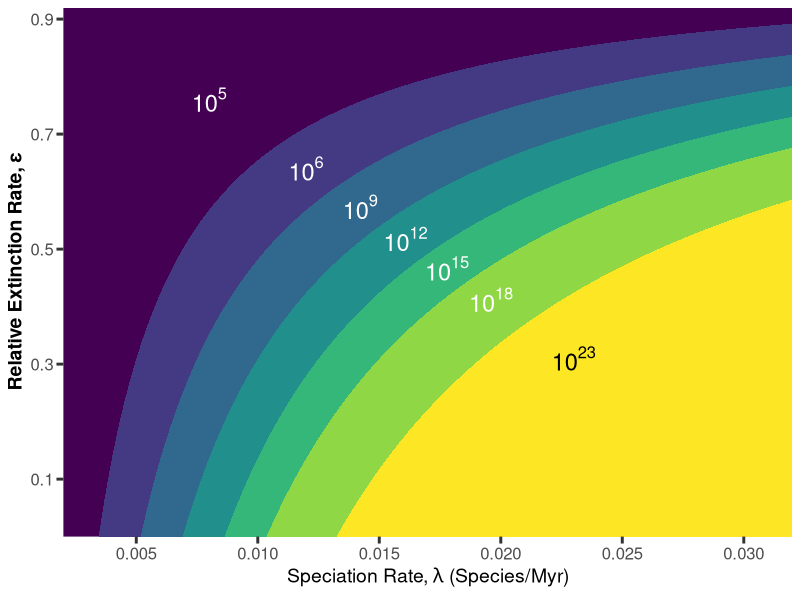
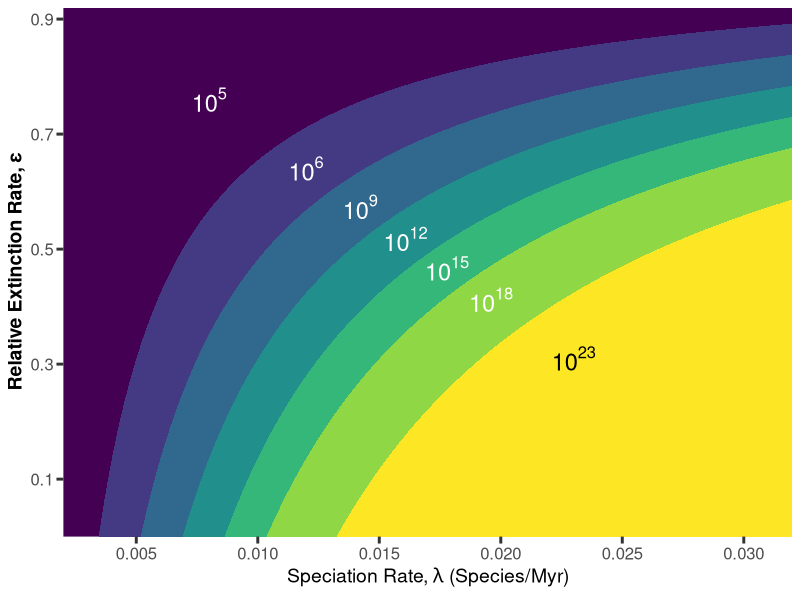

Write R code to recreate these figures, in order.
## Expectations_heatmap.R
## Ford Fishman
# Load packages
library(png)
library(grid)
library(kableExtra)
library(tidyr)
library(ggplot2)
library(scales)
library(viridis)
library(here)
# rm(list=ls()) # removes all objects in the given environment
wd <- here()
data_dir <- paste0(wd, "/data/")
figure_dir <- paste0(wd, "/figures/")

# create a gradent of lambda values
lam <- seq(0.002, 0.032, 0.00001) # based on Kuo & Ochman (2009), with a slightly smaller lower end
t <- 4000 # present day diversity, 4000 My of evolution
df <- data.frame(lam) # initialize dataframe

# for S = {10^6, 10^9, 10^12, 10^15, 10^18}
for (i in 2:6){
  
  mag <- i*3
  
  # 10^mag is E(S_t)
  ep <- 1 - (log(10^mag))/(t*lam)
  
  # column bind to data frame
  df <- cbind(df,ep)
  names(df)[i] <- paste0("ep",mag)
}

# have to do 10^23 manually
ep23 <- 1 - (log(10^23))/(t*lam)
df <- cbind(df,ep23)

# for correct positions of labels
y1 <- function(x) -30*x +1 # equation of diagonal label line
xs <- rep(0, 5)
ys <- xs
labels <- xs

ind <- 0
for (i in seq(6,18,3)){
  ind <- ind + 1
  
  # want a different label offset for 10^18
  if (i < 18){
    y2 <- function(x) 1 - (log(10^(i+1.5)))/(4000*x)
    
  } else {
    y2 <- function(x) 1 - (log(10^(i+2)))/(4000*x)
  }
  xx <- optimize(function(x) abs(y1(x)-y2(x)), c(.01,.03))$minimum
  ys[ind] <- y1(xx)
  xs[ind] <- xx
  labels[ind] <- paste0('10^',i)
}

# color palette
pal <- viridis_pal()(7)

# plot
(p1 <- ggplot(df) +
  geom_area(aes(x=lam,y=ep6), fill=pal[2])+
  geom_area(aes(x=lam,y=ep9), fill=pal[3])+
  geom_area(aes(x=lam,y=ep12), fill=pal[4])+
  geom_area(aes(x=lam,y=ep15), fill=pal[5])+
  geom_area(aes(x=lam,y=ep18), fill=pal[6])+
  geom_area(aes(x=lam,y=ep23), fill=pal[7])+
  annotate(geom="text", label='10^5',x=0.008, y = y1(0.008), color = 'white', size = 6, parse=TRUE) +
  annotate(geom="text", label=labels,x=xs, y = ys, color = 'white', size = 6, parse=TRUE) +
  annotate(geom="text", label='10^23',x=0.023, y = y1(0.023), color = 'black', size = 6, parse=TRUE) +
  scale_x_continuous(expression("Speciation Rate, "*lambda*" (Species/Myr)"),
                     limits=c(0.002, 0.032),
                     breaks=seq(0.005, 0.03, 0.005),
                     expand = c(0,0)) +
  scale_y_continuous("Relative Extinction Rate, \u03B5", 
                     limits = c(0.0, 0.92),
                     breaks = c(0.1, 0.3, 0.5, 0.7, 0.9), 
                     expand = c(0,0)) +
  theme(panel.grid.major = element_blank(),
        panel.grid.minor = element_blank(),
        panel.background = element_rect(fill=pal[1]),
        axis.text = element_text(size = 12),
        axis.ticks = element_line(size = 1),
        axis.ticks.length = unit(5,"pt"),
        legend.position = "right",
        legend.text = element_text(size = 12),
        legend.text.align = 1,
        axis.title = element_text(size = 14, face = "bold")))

# Save figures
fig1_dir <- paste(figure_dir, "ExpectationBD_Heatmap.png", sep = "")
ggsave(plot = p1, filename = fig1_dir, width = 7, height = 5)



prob_ep <- function(lam){
  mag <- c(6, 9, 12, 15, 18, 23)
  x <- 1 - (log(10^mag))/(4000*lam)
  y <- rep(0, length(x)-1)
  x <- ifelse(x<=0, 0, x)
  x <- ifelse(x>=1, 1, x)
  for (i in 1:length(x)-1){
    y[i] <- x[i]-x[i+1]
  }
  
  
  return(y/sum(y)) # relativize
}
